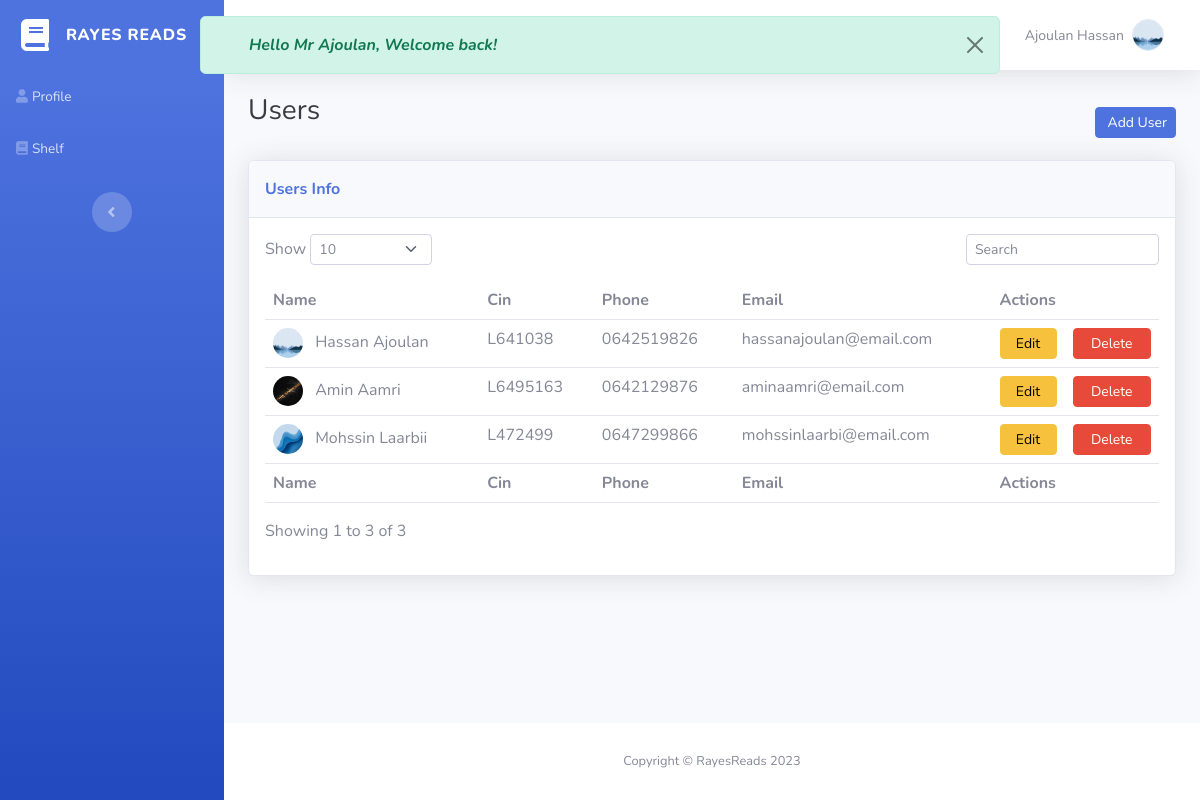
Page /users.php (signed in) on the committed database.
### tables this page shows
CREATE TABLE `users` (
  `ID_User` int(11) NOT NULL,
  `Cin` varchar(255) NOT NULL,
  `First_Name` varchar(255) NOT NULL,
  `Last_Name` varchar(255) NOT NULL,
  `Email` varchar(255) NOT NULL,
  `Phone_Number` varchar(255) NOT NULL,
  `Pass_key` varchar(255) NOT NULL,
  `Is_Admin` tinyint(1) NOT NULL,
  `Avatar` varchar(255) NOT NULL
);

### users.php (the view, shortened to what this page needs)
<?php
if (isset($_SESSION["user_id"])) {
    $mysqli = require "db.php";
    $sql = "SELECT * FROM users WHERE ID_User = {$_SESSION["user_id"]}";
    $result = $mysqli->query($sql);
    $user = $result->fetch_assoc();
} else {
    header("location:login.php");
}
?>
<head>
    <link rel="stylesheet" href="assets/bootstrap/css/bootstrap.min.css">
    <link rel="stylesheet" href="assets/fonts/fontawesome-all.min.css">
    <link rel="stylesheet" href="assets/css/Nunito.css">
    <link rel="stylesheet" href="assets/css/style.css">
    <link rel="stylesheet" href="assets/css/users.css">
</head>
<body id="page-top">
    <div id="wrapper">
        <?php include("sidebar.php"); ?>
        <div class="d-flex flex-column" id="content-wrapper">
            <div id="content">
                <?php include("navbar.php"); ?>
                <div class="container-fluid">
                    <div class="d-sm-flex justify-content-between align-items-center mb-2">
                        <h3 class="text-dark mb-4">Users</h3>
                        <a id="addUserButton" class="btn btn-primary btn-sm d-none d-sm-inline-block" role="button"
                            href="#">&nbsp;Add User</a>
                    </div>
                    <div class="card shadow">
                        <div class="card-header py-3">
                            <p class="text-primary m-0 fw-bold">Users Info</p>
                        </div>
                        <div class="card-body">
                            <div class="row">
                                <div class="col-md-6 text-nowrap">
                                    <div id="dataTable_length" class="dataTables_length" aria-controls="dataTable">
                                        <label class="form-label">Show&nbsp;<select
                                                class="d-inline-block form-select form-select-sm">
                                                <option value="10" selected="">10</option>
                                            </select>&nbsp;</label>
                                    </div>
                                </div>
                                <div class="col-md-6">
                                    <div class="text-md-end dataTables_filter" id="dataTable_filter"><label
                                            class="form-label"><input type="search" class="form-control form-control-sm"
                                                aria-controls="dataTable" placeholder="Search" id="search_userInput"></label></div>
                                </div>
                            </div>
                            <div class="table-responsive table mt-2" id="dataTable" role="grid"
                                aria-describedby="dataTable_info">
                                <table class="table table-hover my-0" id="dataTable">
                                    <thead>
                                        <tr>
                                            <th>Name</th>
                                            <th>Cin</th>
                                            <th>Phone</th>
                                            <th>Email</th>
                                            <th colspan="2">Actions</th>
                                        </tr>
                                    </thead>
                                    <tbody>
                                        <?php
                                        $mysqli = require("db.php");
                                        $sql = "SELECT * FROM users WHERE Is_Admin = 0";
                                        $result = $mysqli->query($sql);
                                        ?>
                                        <?php while ($user = $result->fetch_assoc()) {; ?>
                                            <tr>
                                                <td>
                                                    <img title="" class="rounded-circle me-2" width="30" height="30"
                                                        src="<?php echo $user['Avatar']; ?>">
                                                    <?php echo $user['First_Name'] . ' ' . $user['Last_Name']; ?>
                                                </td>
                                                <td>
                                                    <?php echo $user['Cin']; ?>
                                                </td>
                                                <td>
                                                    <?php echo $user['Phone_Number']; ?>
                                                </td>
                                                <td>
                                                    <?php echo $user['Email']; ?>
                                                </td>
                                                <td>
                                                    <button id="<?php echo $user['ID_User']; ?>"
                                                        class="btn btn-warning btn-sm d-none d-sm-inline-block w-100 updateUserButton"
                                                        type="button">Edit</button>
                                                </td>
                                                <td>
                                                    <a id="" class="btn btn-danger btn-sm d-none d-sm-inline-block w-100"
                                                        href="delete-user-process.php?id=<?php echo $user['ID_User']; ?>">Delete</a>
                                                </td>
                                            </tr>
                                        <?php }
                                        ?>
                                    </tbody>
                                    <tfoot>
                                        <tr>
                                            <td><strong>Name</strong></td>
                                            <td><strong>Cin</strong></td>
                                            <td><strong>Phone</strong></td>
                                            <td><strong>Email</strong></td>
                                            <td colspan="2"><strong>Actions</strong></td>
                                        </tr>
                                    </tfoot>
                                </table>
                            </div>
                            <div class="row">
                                <div class="col-md-6 align-self-center">
                                    <p id="dataTable_info" class="dataTables_info" role="status" aria-live="polite">
                                        <?php
                                        $mysqli = require("db.php");
                                        $sql = "SELECT COUNT(*) AS total FROM users WHERE is_admin = 0";
                                        $result = $mysqli->query($sql);
                                        $row = $result->fetch_assoc();
                                        $totalUsers = $row['total'];
                                        echo "Showing 1 to " . $totalUsers . " of " . $totalUsers;
                                        ?>
                                    </p>
                                </div>
                            </div>
                        </div>
                    </div>
                </div>
            </div>
            <?php include("footer.php"); ?>
        </div>
    </div>
</body>

### navbar.php (shortened to what this page needs)
<?php
if (isset($user) && !isset($_SESSION['welcome_message'])) {
    ?>
    <div class="alert alert-success alert-dismissible custom-alert right-5 top-0 fade show position-fixed mt-3 start-50 col-8 px-5 translate-middle-x" role="alert">
        <em><strong>
            Hello Mr <?php echo htmlspecialchars($user["Last_Name"]); ?>, Welcome back!
            </strong></em>
        <button type="button" class="btn-close" data-bs-dismiss="alert" aria-label="Close"></button>
    </div>
    <?php
}
?>
<?php if (isset($user)): ?>
    <nav class="navbar navbar-light navbar-expand bg-white shadow mb-4 topbar static-top">
        <div class="container-fluid">
            <form class="d-none d-sm-inline-block me-auto ms-md-3 my-2 my-md-0 mw-100 navbar-search">
                <div class="input-group"><input class="bg-light form-control border-0 small" type="text"
                        placeholder="Search for ..."><button title="#" class="btn btn-primary py-0" type="button"></button></div>
            </form>
            <ul class="navbar-nav flex-nowrap ms-auto">
                <li class="nav-item dropdown no-arrow mx-1">
                    <div class="nav-item dropdown no-arrow"><a class="dropdown-toggle nav-link" aria-expanded="false"
                            data-bs-toggle="dropdown" href="#"><span class="badge bg-danger badge-counter">3+</span></a>
                    </div>
                </li>
                <li class="nav-item dropdown no-arrow mx-1">
                    <div class="nav-item dropdown no-arrow"><a class="dropdown-toggle nav-link" aria-expanded="false"
                            data-bs-toggle="dropdown" href="#"><span class="badge bg-danger badge-counter">7</span></a>
                    </div>
                </li>
                <li class="nav-item dropdown no-arrow">
                    <div class="nav-item dropdown no-arrow"><a class="dropdown-toggle nav-link" aria-expanded="false"
                            data-bs-toggle="dropdown" href="#"><span
                                class="d-none d-lg-inline me-2 text-gray-600 small"><?php echo htmlspecialchars($user["Last_Name"] . " " . $user["First_Name"]); ?></span><img
                                id="nav_profileImage" title="<?php echo htmlspecialchars($user["Last_Name"] . " " . $user["First_Name"]); ?>"
                                class="border rounded-circle img-profile" src="<?php echo htmlspecialchars($user["Avatar"]);?>"></a>
                    </div>
                </li>
            </ul>
        </div>
    </nav>
<?php endif; ?>

### assets/css/style.css (style rules this page uses)
.custom-alert { z-index: 9999; }

### assets/css/users.css (style rules this page uses)
.input-group .btn { position: relative; z-index: 0; }

### rows in the picture
users: Last_Name "Ajoulan", Last_Name+First_Name "Ajoulan Hassan", Avatar (picture), First_Name "Hassan", Cin "L641038", Phone_Number "0642519826", Email "hassanajoulan@email.com"
users: Avatar (picture), First_Name "Amin", Last_Name "Aamri", Cin "L6495163", Phone_Number "0642129876", Email "aminaamri@email.com"
users: Avatar (picture), First_Name "Mohssin", Last_Name "Laarbii", Cin "L472499", Phone_Number "0647299866", Email "mohssinlaarbi@email.com"

### other values in the picture
$totalUsers "3"
